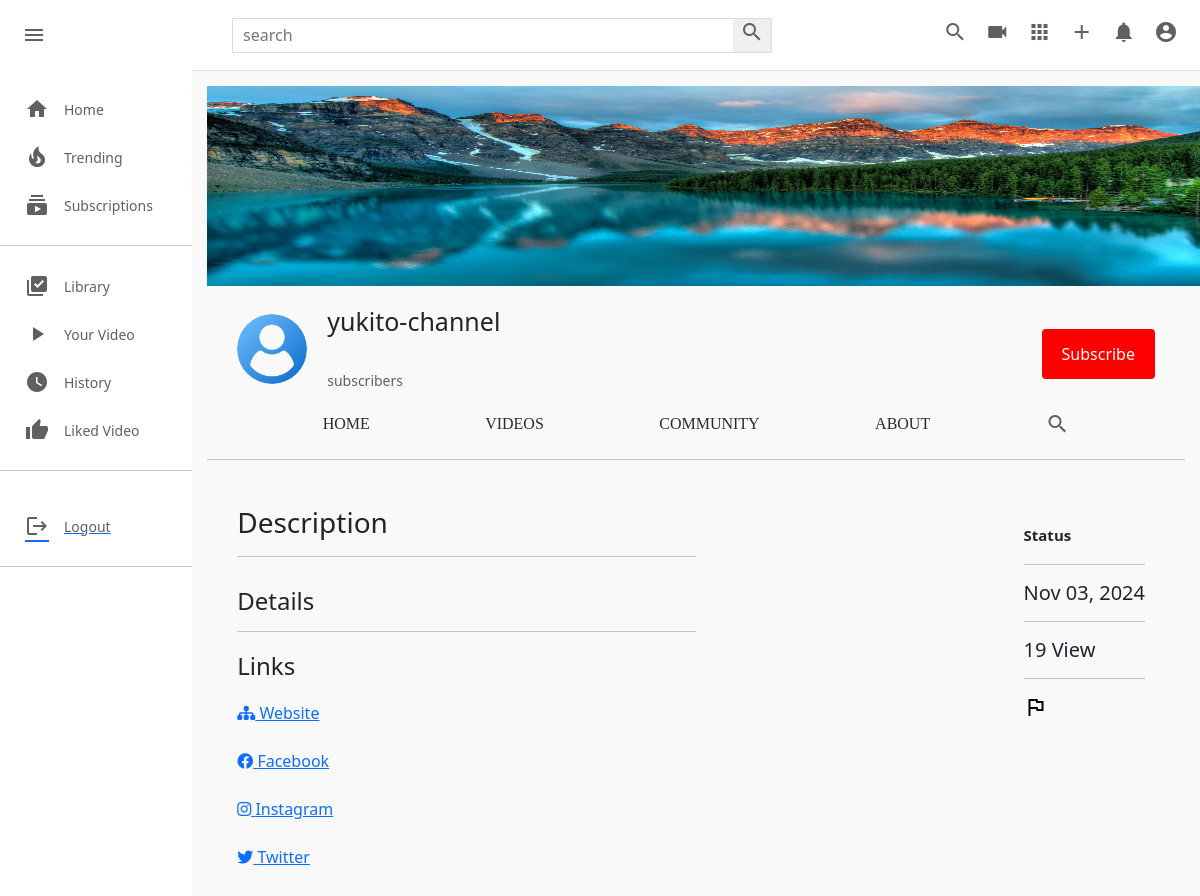
The page /c/1/about/ (signed in) on the database its author committed.
### channel/models.py (models this page shows, shortened)
class Channel(models.Model):
    channel_art=models.ImageField(upload_to=user_derectory_path,default='images/channel-art.jpg')
    image=models.ImageField(upload_to=user_derectory_path,default='images/user-image.png')
    full_name=models.CharField(max_length=100)
    channel_name=models.CharField(max_length=100)
    description=models.TextField(null=True,blank=True)
    keyword=TaggableManager(blank=True)
    date=models.DateTimeField(auto_now_add=True)
    status=models.CharField(choices=STATUS,max_length=100,default='Active')
    user=models.OneToOneField(User,on_delete=models.SET_NULL,null=True,related_name="channel")
    subscribers=models.ManyToManyField(User,related_name="user_subs",blank=True)
    verified=models.BooleanField(default=False)
    total_view=models.PositiveIntegerField(default=0)
    business_email=models.EmailField(null=True,blank=True)
    make_business_email_public=models.BooleanField(default=False)
    business_location=models.CharField(null=True,blank=True,max_length=100)
    make_business_location_public=models.BooleanField(default=False)
    website=models.URLField(default='https://www.udemy.com/home')
    instagram=models.URLField(default='https://www.udemy.com/home')
    facebook=models.URLField(default='https://www.udemy.com/home')
    twitter=models.URLField(default='https://www.udemy.com/home')

### channel/views.py (the view)
# urls.py: path("<channel_name>/about/",views.channel_about,name='channel-about'),
def channel_about(request,channel_name):
    channel=get_object_or_404(Channel,id=channel_name)
    context={
        'channel': channel,
    }
    return render(request,'channel/channel_about.html',context)

### templates/channel/channel_about.html (shortened to what this page needs)
{% extends 'base.html' %}
{% load static %}
{% block style %}
<link rel="stylesheet" href="{% static 'css/style.css' %}" type="text/css">
<link rel="stylesheet" href="{% static 'css/channel-community.css' %}" type="text/css">
<link rel="stylesheet" href="{% static 'css/channel.css' %}" type="text/css">
{% endblock style %}
{% block content %}
    <div class="mainBody">
       {% include 'partials/sidebar.html' %}
       <div class="videos">
            {% include 'channel/partials/channel-header.html' %}
            <div class="conteent-border">
                <div class="about-div">
                    <div class="about-left">
                        <h3>Description</h3>
                        <hr>
                        <div class="about-details">
                            <div>
                                <h4>Details</h4>
                            </div>
                        </div>
                        <hr>
                        <div class="links">
                            <h4>Links</h4>
                            <div class="links-content">
                                <a href="{{channel.website}}"><i class="fa-solid fa-sitemap"></i>  Website</a> <br><br>
                                <a href="{{channel.facebook}}"><i class="fa-brands fa-facebook"></i>  Facebook</a> <br><br>
                                <a href="{{channel.instgram}}"><i class="fa-brands fa-instagram"></i>  Instagram</a> <br><br>
                                <a href="{{channel.twitter}}"><i class="fa-brands fa-twitter"></i>  Twitter</a>
                            </div>
                        </div>
                    </div>
                    <div class="about-right">
                        <h4><b>Status</b></h4>
                        <hr>
                        <div class="status">
                            <h5>{{channel.date|date:"M d, Y"}}</h5>
                            <hr>
                            <h5>{{channel.total_view}} View{{channel.total_views|pluralize}}</h5>
                            <hr>
                            <h5>
                                <i class="material-symbols-outlined">flag</i>
                            </h5>
                        </div>
                    </div>
                </div>
            </div>
       </div>
    </div>
{% endblock content %}

### templates/channel/partials/channel-header.html (shortened to what this page needs)
{% include 'partials/alert.html' %}
<div class="channel-art">
    {% if channel.channel_art.url %}
    <img  src="{{ channel.channel_art.url }}" alt="">
    {% else %}
    <img src="https://wallpaper.dog/large/10702685.jpg" alt="">
    {% endif %}
</div>
<div class="channel-header flex">
    <div class="channel-img-title flex">
        {% if channel.image %}
        <img class="img" src="{{channel.image.url}}" alt="">
        {% else %}
        <img class="img" src="https://thumbs.dreamstime.com/b/default-avatar-profile-vector-user-profile-default-avatar-profile-vector-user-profile-profile-179376714.jpg" alt="">
        {% endif %}
        <div class="channel-image-texts">
            <h4 class="flex">{{channel.channel_name}}</h4>
            {% if channel.verified == True %} <i class="fas fa-check-circle"></i> {% endif %} <br>
            <span> subscribers</span>
        </div>
    </div>
    <div class="channel-header-btns">
        {% if request.user != channel.user %}
        <div><button id="sub_btn" onclick="addsub()" class="channel-subscribe sub_button_channel">Subscribe</button></div>
        {% endif %}
    </div>
</div>
<div class="channel-header-links flex">
    <a href="{% url 'channel-profile' channel.id %}" class="display-this">Home</a>
    <a href="{% url 'channel-videos' channel.id %}" class="display-this">Videos</a>
    <a href="{% url 'channel-community' channel.id %}" class="dont-display-thdis">Community</a>
    <a href="{% url 'channel-about' channel.id %}" class="displhray-this">About</a>
    <a href="" class="dont-display-this"><i class="material-icons">search</i></a>
</div>
<hr>

### static/css/style.css (style rules this page uses)
* { margin: 0; padding: 0; box-sizing: border-box; }
body { font-family: 'Roboto','sans-serif'; }
.material-icons { color: rgb(96, 96, 96); }
.mainBody { height: calc(100vh - 70px); display: flex; overflow: hidden; }
hr { height: 1px; background-color: #e5e5e5; border: none; }
.videos { background-color: #f9f9f9; width: 100%; height: 100%; padding: 15px 15px; border-top: 1px solid #ddd; overflow-y: scroll; }
.title a, span { text-decoration: none; color: rgb(96, 96, 96); font-size: 14px; }

### static/css/channel-community.css (style rules this page uses)
.material-symbols-outlined { transition: 0.5s; color: black; }
.about-div { padding: 30px; font-weight: 300; display: flex; justify-content: space-between; }
.about-left { width: 50%; }
.about-left h3 { margin-bottom: 10px; font-weight: 400; }
.about-left h4 { margin-bottom: 10px; font-weight: 300; }
.about-left .about-details { margin-top: 10px; }
.about-left .about-details h4 { margin-top: 30px; font-weight: 500; }
.links { margin-top: 20px; }
.links h4 { font-weight: 400; }
.links-content { padding-top: 10px; }
.about-right { float: left; margin-right: 10px; }
.about-right h4 { font-weight: bolder; }
.about-right h4, h5 { margin-bottom: 20px; margin-top: 20px; font-size: 15px; font-weight: normal; }
a { text-decoration: none; }

### static/css/channel.css (style rules this page uses)
.channel-art img { width: 1100px; height: 200px; }
.channel-art { width: 1100px; height: 200px; }
.flex { display: flex; }
.channel-header { margin: 20px 30px; align-items: center; justify-content: space-between; }
.channel-img-title { align-items: center; }
.channel-img-title .img { width: 70px; height: 70px; object-fit: cover; border-radius: 50px; }
.channel-img-title .channel-image-texts { margin-left: 20px; }
.channel-image-texts h4 { font-size: 25px; font-weight: 500; }
.channel-header-btns { display: flex; }
.channel-header-btns .channel-subscribe { background-color: rgb(255, 0, 0); color: white; border-radius:4px; }
.channel-header-links { justify-content: space-evenly; }
.channel-header-links a { text-decoration: none; text-transform: uppercase; font-family: poppins; color: rgb(43, 43, 43); font-weight: 500; }
.sub_button_channel { background-color: red; color: white; border: none; margin-top: 10px; padding: 13px 20px; }

### templates/channel/channel_about.html (style rules this page uses)
a { color: black; }

### rows shown on the page
Channel: channel_art (picture), image (picture), channel_name "yukito-channel", date "Nov 03, 2024", total_view "19"
